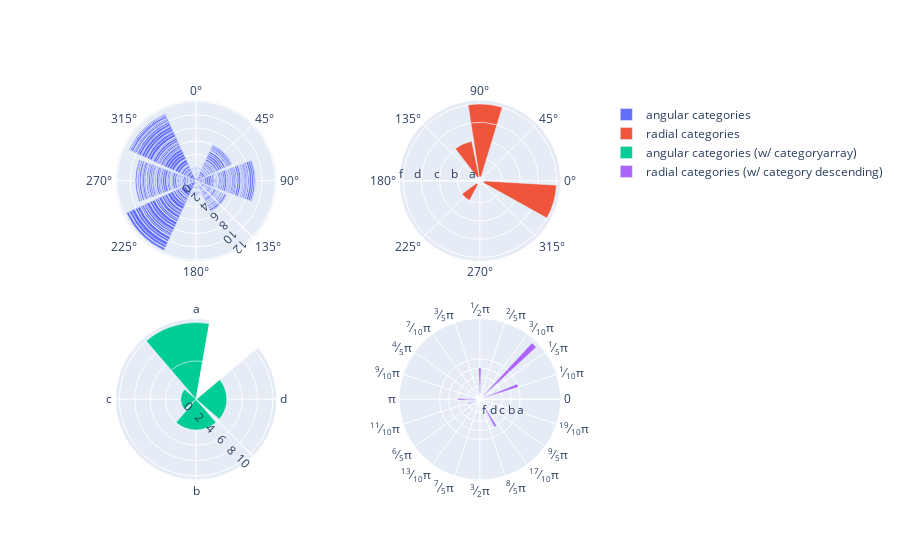

The notebook cell saved with this chart:
### Code cell
import plotly.graph_objects as go
from plotly.subplots import make_subplots

fig = make_subplots(rows=2, cols=2, specs=[[{'type': 'polar'}]*2]*2)

fig.add_trace(go.Barpolar(
      name = "angular categories",
      r = plotdf["netNorm"].values,
      theta = plotdf["AofA"].values,
      # color = plotdf["Params"].values
    ), 1, 1)
fig.add_trace(go.Barpolar(
      name = "radial categories",
      r = ["a", "b", "c", "d", "b", "f", "a"],
      theta = [1, 4, 2, 1.5, 1.5, 6, 5],
      thetaunit = "radians",
    ), 1, 2)
fig.add_trace(go.Barpolar(
      name = "angular categories (w/ categoryarray)",
      r = [5, 4, 2, 4, 5],
      theta = ["a", "b", "c", "d", "a"],
    ), 2, 1)
fig.add_trace(go.Barpolar(
      name = "radial categories (w/ category descending)",
      r = ["a", "b", "c", "d", "b", "f", "a", "a"],
      theta = [45, 90, 180, 200, 300, 15, 20, 45],
    ), 2, 2)

# fig.update_traces(fill='toself')
fig.update_layout(
    polar = dict(
      radialaxis_angle = -45,
      angularaxis = dict(
        direction = "clockwise",
        period = 6)
    ),
    polar2 = dict(
      radialaxis = dict(
        angle = 180,
        tickangle = -180 # so that tick labels are not upside down
      )
    ),
    polar3 = dict(
      sector = [80, 400],
      radialaxis_angle = -45,
      angularaxis_categoryarray = ["d", "a", "c", "b"]
    ),
    polar4 = dict(
      radialaxis_categoryorder = "category descending",
      angularaxis = dict(
        thetaunit = "radians",
        dtick = 0.3141592653589793
      ))
)

fig.show()

### Figure 1 — Plotly figure (JSON) as saved in the notebook; plotly's stock layout.template omitted (floating-point values rounded to 4 significant figures; data arrays with more than 128 entries replaced by an {"elided": "..."} marker saying what was removed)
{"data": [{"name": "angular categories", "r": {"elided": "560 float values"}, "subplot": "polar", "theta": {"elided": "560 int values"}, "type": "barpolar"}, {"name": "radial categories", "r": ["a", "b", "c", "d", "b", "f", "a"], "subplot": "polar2", "theta": [1, 4, 2, 1.5, 1.5, 6, 5], "thetaunit": "radians", "type": "barpolar"}, {"name": "angular categories (w/ categoryarray)", "r": [5, 4, 2, 4, 5], "subplot": "polar3", "theta": ["a", "b", "c", "d", "a"], "type": "barpolar"}, {"name": "radial categories (w/ category descending)", "r": ["a", "b", "c", "d", "b", "f", "a", "a"], "subplot": "polar4", "theta": [45, 90, 180, 200, 300, 15, 20, 45], "type": "barpolar"}], "layout": {"polar": {"angularaxis": {"direction": "clockwise", "period": 6}, "domain": {"x": [0, 0.45], "y": [0.575, 1]}, "radialaxis": {"angle": -45}}, "polar2": {"domain": {"x": [0.55, 1], "y": [0.575, 1]}, "radialaxis": {"angle": -180, "tickangle": -180}}, "polar3": {"angularaxis": {"categoryarray": ["d", "a", "c", "b"]}, "domain": {"x": [0, 0.45], "y": [0, 0.425]}, "radialaxis": {"angle": -45}, "sector": [80, 400]}, "polar4": {"angularaxis": {"dtick": 0.3142, "thetaunit": "radians"}, "domain": {"x": [0.55, 1], "y": [0, 0.425]}, "radialaxis": {"categoryorder": "category descending"}}}}
